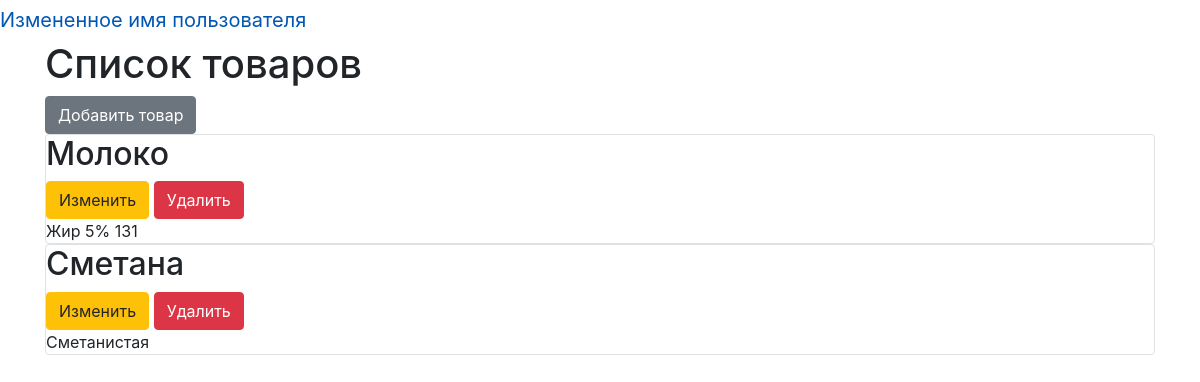
The page / (signed in) on the database its author committed.
### data/users.py (models this page shows, shortened)
class User(SqlAlchemyBase, UserMixin, SerializerMixin):
    __tablename__ = 'users'
    id = sqlalchemy.Column(sqlalchemy.Integer,
                           primary_key=True, autoincrement=True)
    name = sqlalchemy.Column(sqlalchemy.String, nullable=True)
    about = sqlalchemy.Column(sqlalchemy.String, nullable=True)
    email = sqlalchemy.Column(sqlalchemy.String,
                              index=True, unique=True, nullable=True)
    hashed_password = sqlalchemy.Column(sqlalchemy.String, nullable=True)
    created_date = sqlalchemy.Column(sqlalchemy.DateTime,
                                     default=datetime.datetime.now)

### data/products.py (models this page shows)
class Products(SqlAlchemyBase):
    __tablename__ = 'products'
    id = sqlalchemy.Column(sqlalchemy.Integer,
                           primary_key=True, autoincrement=True)
    title = sqlalchemy.Column(sqlalchemy.String, nullable=True)
    content = sqlalchemy.Column(sqlalchemy.String, nullable=True)

### main.py (the view)
@app.route("/")
def index():
    db_sess = db_session.create_session()
    products = db_sess.query(Products)
    return render_template("index.html", products=products)

### data/db_session.py (called while the page is built)
def create_session() -> Session:
    global __factory
    return __factory()

### main.py (called while the page is built)
@login_manager.user_loader
def load_user(user_id):
    db_sess = db_session.create_session()
    return db_sess.query(User).get(user_id)

### templates/index.html
{% extends "base.html" %}
{% block content %}
<h1>Список товаров</h1>
{% if current_user.is_authenticated %}
    <a href="products" class="btn btn-secondary">Добавить товар</a>
{% endif %}
{% for item in products%}
<div class="col-md6 border rounded">
    <h2>{{item.title}}</h2>
    {% if current_user.is_authenticated %}
    <div>
        <a href="/products/{{ item.id }}" class="btn btn-warning">
            Изменить
        </a>
        <a href="/products_delete/{{ item.id }}" class="btn btn-danger">
            Удалить
        </a>
    </div>
    {% endif %}
    <div>
        {{item.content}}
    </div>
</div>
{% endfor %}
{% endblock %}

### templates/base.html (shortened to what this page needs)
<!doctype html>
<html lang="en">
<head>
    <link rel="stylesheet"
          href="https://stackpath.bootstrapcdn.com/bootstrap/4.4.1/css/bootstrap.min.css"
>
</head>
<body>
<nav>
    {% if current_user.is_authenticated %}
    <a class="navbar-brand" href="/logout">{{ current_user.name }}</a>
    {% else %}
    <p>
        <a class="btn btn-primary " href="/register">Зарегистрироваться</a>
        <a class="btn btn-success" href="/login">Войти</a>
    </p>
{% endif %}
</nav>
<main role="main" class="container">
    {% block content %}{% endblock %}
</main>
</body>
</html>

### rows shown on the page
User: name "Измененное имя пользователя"
Products: title "Молоко", content "Жир 5% 131"
Products: title "Сметана", content "Сметанистая"
